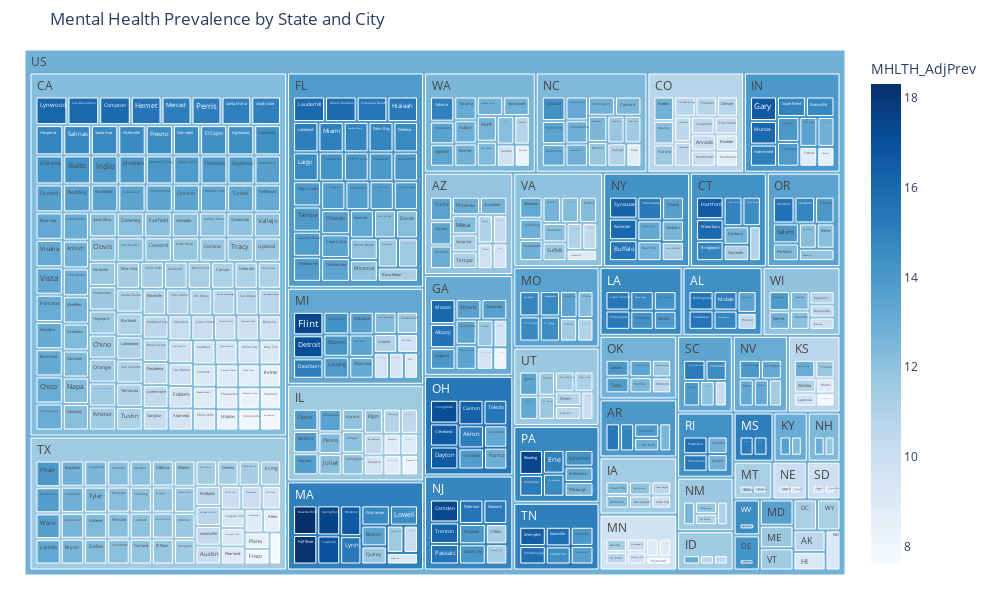

The notebook cell this image was saved under:
### Code cell
# treemap to present an overview of the mental health prevalence by state and city
mh_treemap = cm.mh_plotly_treemap(mh_cleaned)
mh_treemap.show()

### Figure 1 — Plotly figure (JSON) as saved in the notebook; plotly's stock layout.template omitted (floating-point values rounded to 4 significant figures; data arrays with more than 128 entries replaced by an {"elided": "..."} marker saying what was removed)
{"data": [{"branchvalues": "total", "customdata": {"elided": "552x1 float values"}, "domain": {"x": [0, 1], "y": [0, 1]}, "hovertemplate": "labels=%{label}<br>MHLTH_AdjPrev_sum=%{value}<br>parent=%{parent}<br>id=%{id}<br>MHLTH_AdjPrev=%{color}<extra></extra>", "ids": {"elided": "552 str values"}, "labels": {"elided": "552 str values"}, "marker": {"coloraxis": "coloraxis", "colors": {"elided": "552 float values"}}, "name": "", "parents": {"elided": "552 str values"}, "type": "treemap", "values": {"elided": "552 float values"}}], "layout": {"coloraxis": {"colorbar": {"title": {"text": "MHLTH_AdjPrev"}}, "colorscale": [[0, "rgb(247,251,255)"], [0.125, "rgb(222,235,247)"], [0.25, "rgb(198,219,239)"], [0.375, "rgb(158,202,225)"], [0.5, "rgb(107,174,214)"], [0.625, "rgb(66,146,198)"], [0.75, "rgb(33,113,181)"], [0.875, "rgb(8,81,156)"], [1, "rgb(8,48,107)"]]}, "height": 600, "legend": {"tracegroupgap": 0}, "margin": {"b": 25, "l": 25, "r": 25, "t": 50}, "title": {"text": "Mental Health Prevalence by State and City"}, "width": 1000}}
